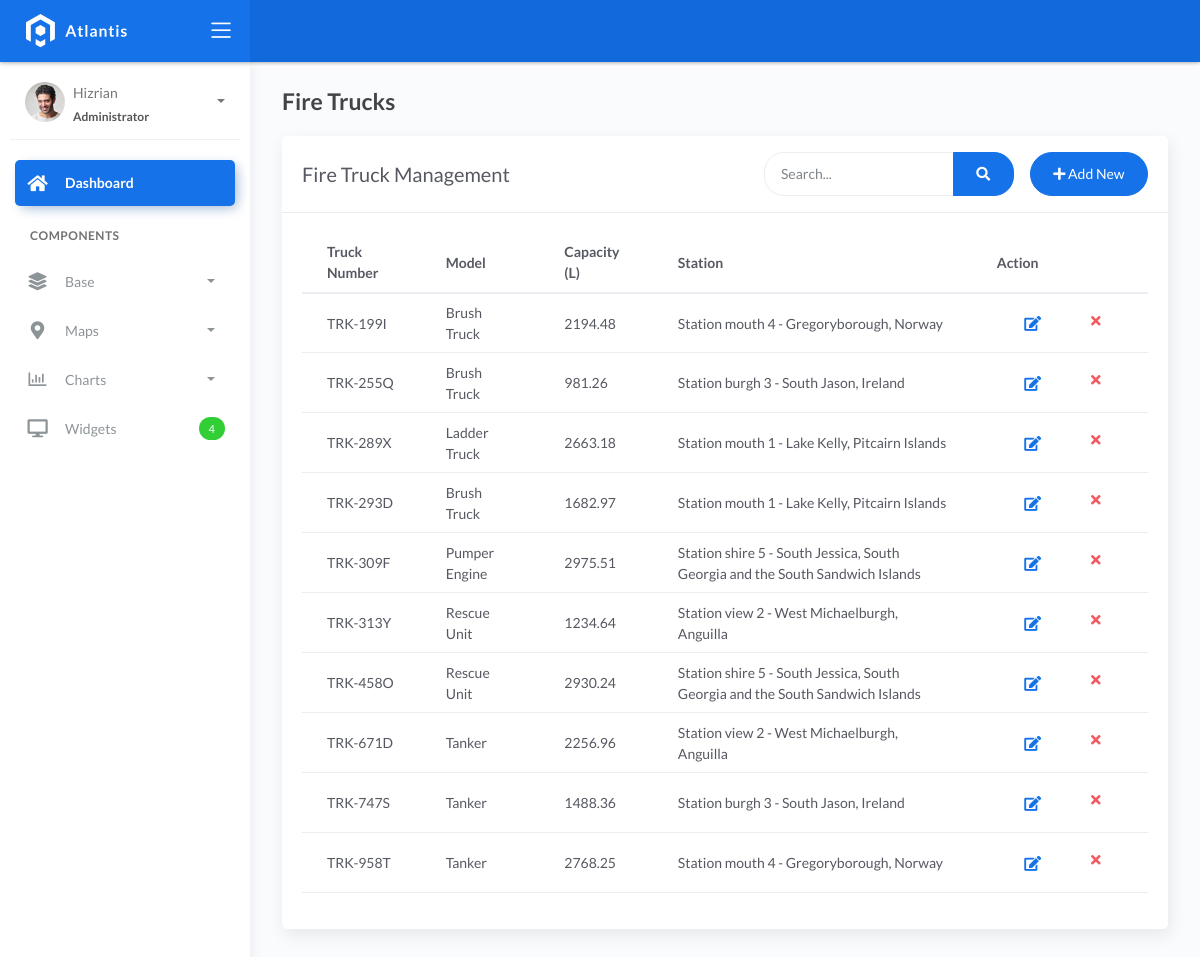
/firetrucks/, run on the app's committed database.
### fire/models.py (models this page shows, shortened)
class BaseModel(models.Model):
    created_at = models.DateTimeField(auto_now_add=True, db_index=True)
    updated_at = models.DateTimeField(auto_now=True)
    class Meta:
        abstract = True

class FireTruck(BaseModel):
    truck_number = models.CharField(max_length=150)
    model = models.CharField(max_length=150)
    capacity = models.DecimalField(
        max_digits=10,
        decimal_places=2,
        help_text="Water capacity in liters"
    )
    station = models.ForeignKey(FireStation, on_delete=models.CASCADE)
    class Meta:
        ordering = ['truck_number']

class FireStation(BaseModel):
    name = models.CharField(max_length=150)
    latitude = models.DecimalField(
        max_digits=22, decimal_places=16, null=True, blank=True)
    longitude = models.DecimalField(
        max_digits=22, decimal_places=16, null=True, blank=True)
    address = models.CharField(max_length=150)
    city = models.CharField(max_length=150)  # can be in separate table
    country = models.CharField(max_length=150)  # can be in separate table
    def __str__(self):
        return f"{self.name} - {self.city}, {self.country}"
    class Meta:
        ordering = ['name']

### fire/views.py (the view)
# urls.py: path('firetrucks/', FireTruckListView.as_view(), name='firetruck-list'),
class FireTruckListView(ListView):
    model = FireTruck
    template_name = 'fire/firetruck_list.html'
    context_object_name = 'firetrucks'
    def get_queryset(self):
        queryset = super().get_queryset()
        search_query = self.request.GET.get('search')
        search_fields = [
            'truck_number',
            'model',
            'station__name',
            'station__city'
        ]
        return get_search_results(queryset, search_query, search_fields)

### fire/views.py (called while the page is built, shortened)
def get_search_results(queryset, search_query, search_fields):
    if not search_query:
        return queryset

### templates/fire/firetruck_list.html
{% extends 'fire/base_list.html' %}
{% block page_title %}Fire Trucks{% endblock %}
{% block card_title %}Fire Truck Management{% endblock %}
{% block create_url %}{% url 'firetruck-create' %}{% endblock %}
{% block table_content %}
<table class="table table-hover">
    <thead>
        <tr>
            <th>Truck Number</th>
            <th>Model</th>
            <th>Capacity (L)</th>
            <th>Station</th>
            <th>Action</th>
        </tr>
    </thead>
    <tbody>
        {% for truck in firetrucks %}
        <tr>
            <td>{{ truck.truck_number }}</td>
            <td>{{ truck.model }}</td>
            <td>{{ truck.capacity }}</td>
            <td>{{ truck.station }}</td>
            <td>
                <div class="form-button-action">
                    <a href="{% url 'firetruck-update' truck.pk %}" class="btn btn-link btn-primary btn-lg">
                        <i class="fa fa-edit"></i>
                    </a>
                    <a href="{% url 'firetruck-delete' truck.pk %}" class="btn btn-link btn-danger">
                        <i class="fa fa-times"></i>
                    </a>
                </div>
            </td>
        </tr>
        {% endfor %}
    </tbody>
</table>
{% endblock %}

### data on the page
FireTruck: truck_number "TRK-199I", model "Brush Truck", capacity "2194.48", station "Station mouth 4 - Gregoryborough, Norway"
FireTruck: truck_number "TRK-255Q", model "Brush Truck", capacity "981.26", station "Station burgh 3 - South Jason, Ireland"
FireTruck: truck_number "TRK-289X", model "Ladder Truck", capacity "2663.18", station "Station mouth 1 - Lake Kelly, Pitcairn Islands"
FireTruck: truck_number "TRK-293D", model "Brush Truck", capacity "1682.97", station "Station mouth 1 - Lake Kelly, Pitcairn Islands"
FireTruck: truck_number "TRK-309F", model "Pumper Engine", capacity "2975.51", station "Station shire 5 - South Jessica, South Georgia and the South Sandwich Islands"
FireTruck: truck_number "TRK-313Y", model "Rescue Unit", capacity "1234.64", station "Station view 2 - West Michaelburgh, Anguilla"
FireTruck: truck_number "TRK-458O", model "Rescue Unit", capacity "2930.24", station "Station shire 5 - South Jessica, South Georgia and the South Sandwich Islands"
FireTruck: truck_number "TRK-671D", model "Tanker", capacity "2256.96", station "Station view 2 - West Michaelburgh, Anguilla"
FireTruck: truck_number "TRK-747S", model "Tanker", capacity "1488.36", station "Station burgh 3 - South Jason, Ireland"
FireTruck: truck_number "TRK-958T", model "Tanker", capacity "2768.25", station "Station mouth 4 - Gregoryborough, Norway"
